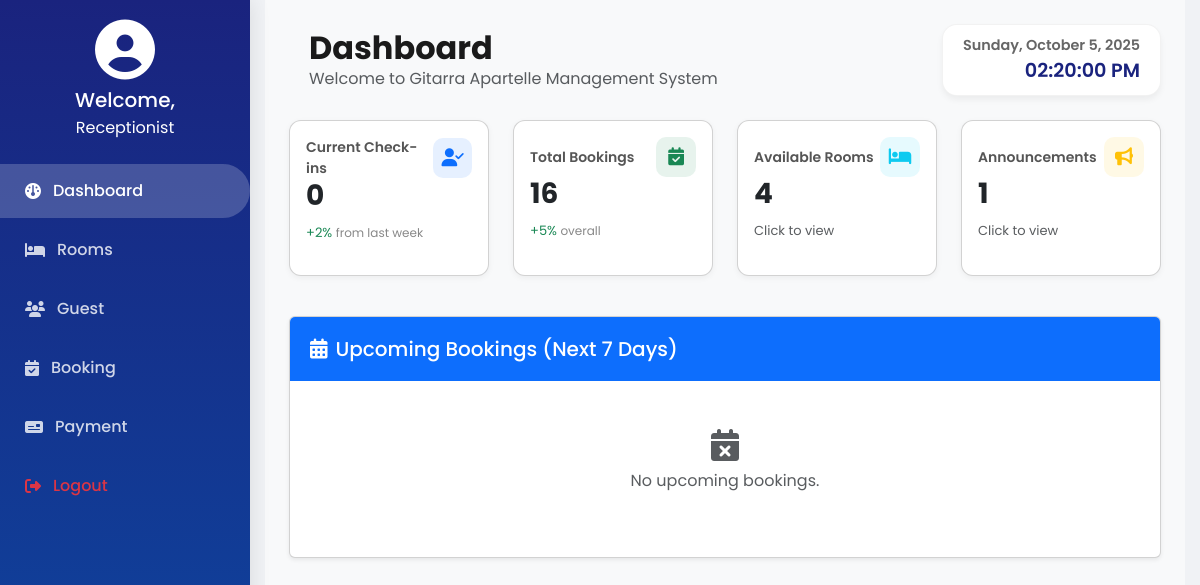
Before: /receptionist-dash.php with the older database file.
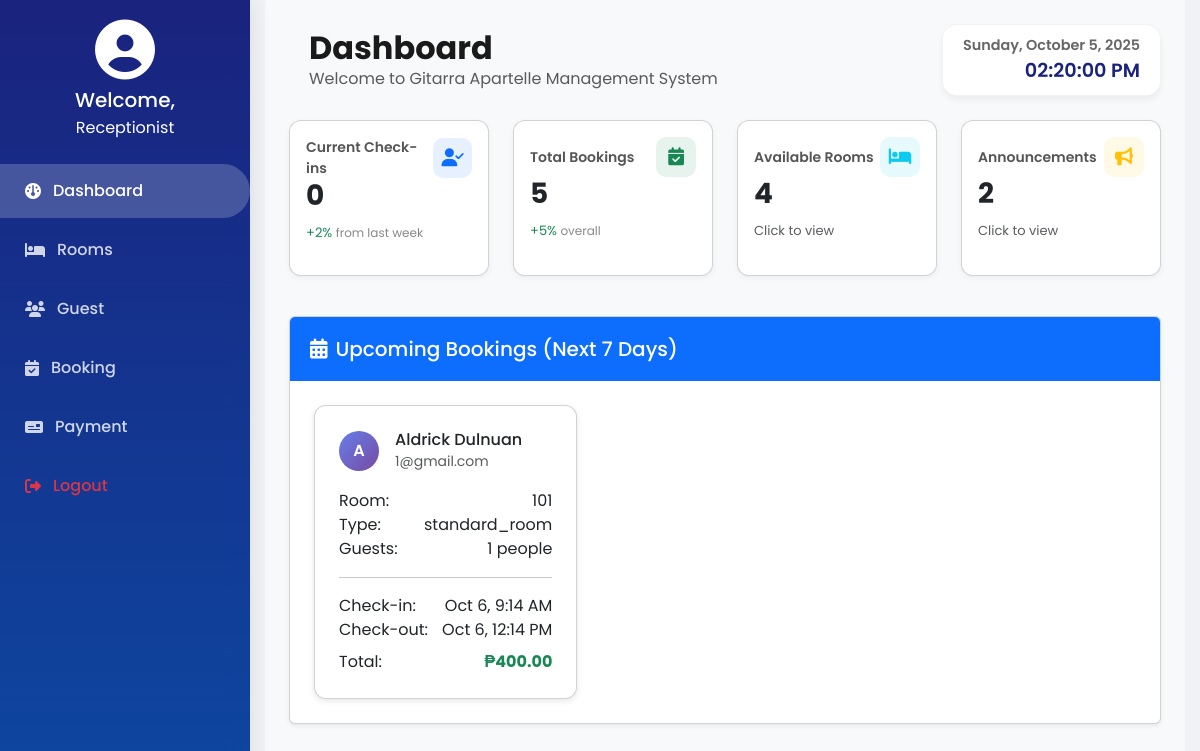
After: the same page with the newer database file.
### tables this page shows
CREATE TABLE `bookings` (
  `id` int NOT NULL,
  `guest_name` varchar(100) DEFAULT NULL,
  `email` varchar(255) DEFAULT NULL,
  `address` text,
  `telephone` varchar(20) DEFAULT NULL,
  `age` int DEFAULT NULL,
  `num_people` int DEFAULT NULL,
  `room_number` varchar(10) DEFAULT NULL,
  `duration` varchar(10) DEFAULT NULL,
  `payment_mode` varchar(10) DEFAULT NULL,
  `reference_number` varchar(50) DEFAULT NULL,
  `booking_token` varchar(20) DEFAULT NULL,
  `amount_paid` double DEFAULT NULL,
  `total_price` double DEFAULT NULL,
  `change_amount` double DEFAULT NULL,
  `start_date` datetime DEFAULT NULL,
  `end_date` datetime DEFAULT NULL,
  `status` varchar(20) NOT NULL DEFAULT 'upcoming',
  `created_at` timestamp NULL DEFAULT CURRENT_TIMESTAMP,
  `cancellation_reason` text,
  `cancelled_at` datetime DEFAULT NULL
);

CREATE TABLE `rooms` (
  `id` int NOT NULL,
  `room_number` int NOT NULL,
  `room_type` enum('single','twin_room','standard_room','studio','suite','queen_room','executive_room','suites','accessible_room','hollywood_twin_room','king_room','studio_hotel_rooms','villa','double_hotel_rooms','honeymoon_suite','penthouse_suite','single_hotel_rooms','adjoining_room','presidential_suite','connecting_rooms','quad_room','deluxe_room','double_room','triple_room') NOT NULL,
  `status` enum('available','booked','maintenance') NOT NULL DEFAULT 'available',
  `created_at` timestamp NULL DEFAULT CURRENT_TIMESTAMP,
  `updated_at` timestamp NULL DEFAULT CURRENT_TIMESTAMP ON UPDATE CURRENT_TIMESTAMP,
  `price_3hrs` decimal(10,2) NOT NULL DEFAULT '0.00',
  `price_6hrs` decimal(10,2) NOT NULL DEFAULT '0.00',
  `price_12hrs` decimal(10,2) NOT NULL DEFAULT '0.00',
  `price_24hrs` decimal(10,2) NOT NULL DEFAULT '0.00',
  `price_ot` decimal(10,2) NOT NULL DEFAULT '0.00'
);

### receptionist-dash.php (the view, shortened to what the changed rows need)
<?php
require_once 'database.php';
$current_checkins = $conn->query("SELECT COUNT(*) AS c FROM checkins WHERE NOW() BETWEEN check_in_date AND check_out_date")->fetch_assoc()['c'] ?? 0;
$total_bookings = $conn->query("SELECT COUNT(*) AS t FROM checkins")->fetch_assoc()['t'] ?? 0;
$announcements_result = $conn->query("SELECT * FROM announcements ORDER BY created_at DESC");
$announcement_count = $announcements_result ? $announcements_result->num_rows : 0;
$upcoming_bookings_result = $conn->query("
    SELECT b.*, r.room_type
    FROM bookings b
    LEFT JOIN rooms r ON b.room_number = r.room_number
    WHERE DATE(b.start_date) BETWEEN CURDATE() AND DATE_ADD(CURDATE(), INTERVAL 7 DAY)
    AND b.status NOT IN ('completed', 'cancelled')
    ORDER BY b.start_date ASC
    LIMIT 10
");
?>
<!DOCTYPE html>
<html lang="en">
<head>
<link href="https://cdn.jsdelivr.net/npm/bootstrap@5.3.0/dist/css/bootstrap.min.css" rel="stylesheet">
<link rel="stylesheet" href="https://cdnjs.cloudflare.com/ajax/libs/font-awesome/6.4.2/css/all.min.css">
<link href="style.css" rel="stylesheet">
</head>
<body>
<div class="content p-4">
    <div class="d-flex justify-content-between align-items-center mb-4">
        <div style="margin-left: 20px;">
            <h2 class="fw-bold mb-0">Dashboard</h2>
        </div>
    </div>
    <div class="row mb-4">
        <div class="col-md-3 mb-3">
            <div class="card stat-card h-100 p-3">
                <div class="d-flex justify-content-between align-items-center">
                    <p class="stat-title">Total Bookings</p>
                    <div class="stat-icon bg-success bg-opacity-10 text-success"><i class="fas fa-calendar-check"></i></div>
                </div>
                <h3 class="fw-bold mb-1"><?= $total_bookings ?></h3>
                <p class="stat-change text-success">+5% <span>overall</span></p>
            </div>
        </div>
        <div class="col-md-3 mb-3">
            <div class="card stat-card h-100 p-3" data-bs-toggle="collapse" data-bs-target="#announcementList">
                <div class="d-flex justify-content-between align-items-center">
                    <p class="stat-title">Announcements</p>
                    <div class="stat-icon bg-warning bg-opacity-10 text-warning"><i class="fas fa-bullhorn"></i></div>
                </div>
                <h3 class="fw-bold mb-1"><?= $announcement_count ?></h3>
                <p class="stat-change text-muted">Click to view</p>
            </div>
        </div>
    </div>
    <div class="card shadow-sm">
        <div class="card-body">
            <?php if ($upcoming_bookings_result->num_rows > 0): ?>
            <div class="row g-3">
                <?php while($booking = $upcoming_bookings_result->fetch_assoc()):
                    $checkInDate = new DateTime($booking['start_date']);
                    $checkOutDate = (clone $checkInDate)->add(new DateInterval('PT'.$booking['duration'].'H'));
                    $initial = strtoupper($booking['guest_name'][0]);
                ?>
                <div class="col-md-6 col-lg-4">
                    <div class="card booking-card h-100">
                        <div class="card-body">
                            <div class="d-flex align-items-center mb-3">
                                <div class="guest-avatar me-3"><?= $initial ?></div>
                                <div>
                                    <h6 class="mb-0"><?= htmlspecialchars($booking['guest_name']) ?></h6>
                                    <small class="text-muted"><?= htmlspecialchars($booking['email']) ?></small>
                                </div>
                            </div>
                            <div class="mb-2">
                                <div class="d-flex justify-content-between"><span>Room:</span><span><?= htmlspecialchars($booking['room_number']) ?></span></div>
                                <div class="d-flex justify-content-between"><span>Type:</span><span><?= htmlspecialchars($booking['room_type']) ?></span></div>
                                <div class="d-flex justify-content-between"><span>Guests:</span><span><?= $booking['num_people'] ?> people</span></div>
                            </div>
                            <hr>
                            <div class="d-flex justify-content-between"><span>Check-in:</span><span><?= $checkInDate->format('M j, g:i A') ?></span></div>
                            <div class="d-flex justify-content-between"><span>Check-out:</span><span><?= $checkOutDate->format('M j, g:i A') ?></span></div>
                            <div class="d-flex justify-content-between mt-2"><span>Total:</span><span class="text-success fw-bold">₱<?= number_format($booking['total_price'],2) ?></span></div>
                        </div>
                    </div>
                </div>
                <?php endwhile; ?>
            </div>
            <?php else: ?>
            <div class="text-center py-4 text-muted"><i class="fas fa-calendar-times fa-2x mb-2"></i><p>No upcoming bookings.</p></div>
            <?php endif; ?>
        </div>
    </div>
</div>
</body>
</html>

Changed rows visible on the page:
added bookings: guest_name "A", guest_name "Aldrick Dulnuan", email "1@gmail.com", room_number "101", rooms.room_type "standard_room", num_people "1", start_date "Oct 6, 9:14 AM", $checkOutDate->format('M j, g:i A') "Oct 6, 12:14 PM", total_price "400.00"
Other visible differences:
$total_bookings: "16" → "5"
$announcement_count: "1" → "2"
text no longer shown: "No upcoming bookings."
